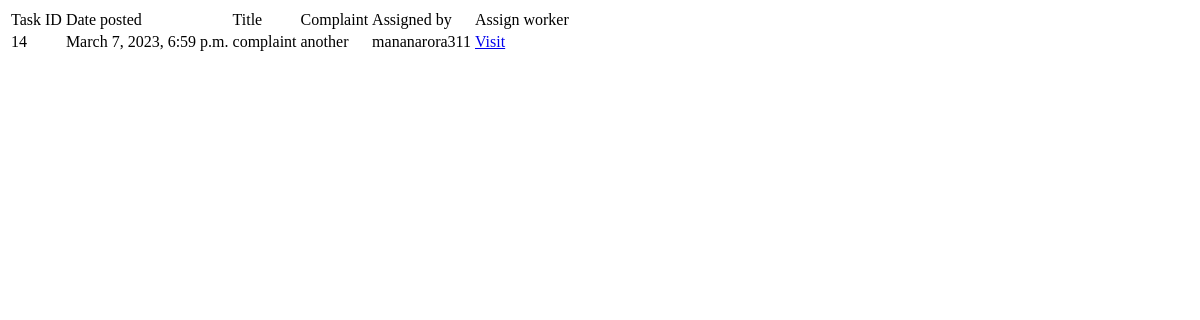
Page /adminpage (signed in) on the earlier database version.
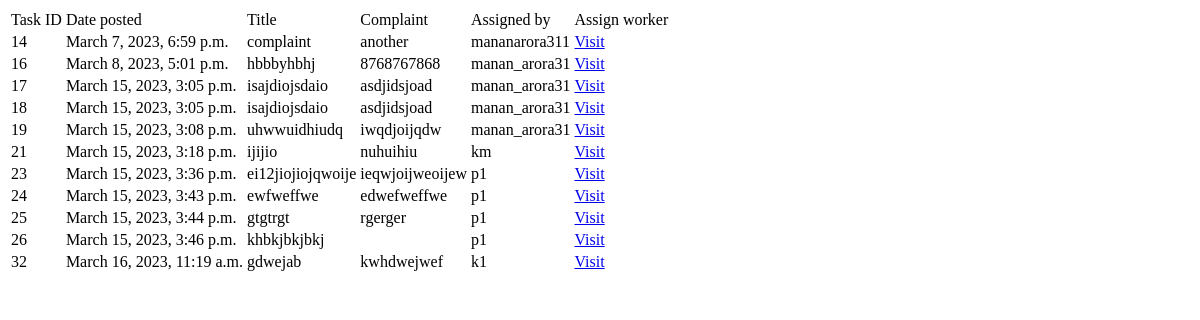
Same page on the later database version.
### home/models.py (models this page shows, shortened)
class TaskHistory(models.Model):
     title = models.CharField(max_length=100)
     complaint = models.TextField() #unrestricted text
     date_posted=models.DateTimeField(default=timezone.now)#(auto_now=True)#updated date post everytime post is updated
     assignedby = models.ForeignKey(UserProfile, on_delete=models.CASCADE)  #IF USER IS DELETED POSTS ARE DELETED
     assigned=models.ForeignKey(WorkerProfile,on_delete=models.CASCADE,null =True,default=None)
     profession=models.CharField(max_length=100)
     status=models.CharField(default = "PENDING", max_length = 50)
     Comments = models.TextField(blank=True,default = None)

### user/models.py (models this page shows, shortened)
class UserProfile(models.Model):
    user = models.OneToOneField(CustomUser,null =True, on_delete=models.SET_NULL)
    image=models.ImageField(default='default.jpg',upload_to='profile_pics')  #images will get saved in directory called profile_pics
    phone_no= models.CharField(default='0000',max_length=50)
    address = models.TextField(default = '0000')

class CustomUser(AbstractUser):
    email = models.EmailField(verbose_name="Email", null=True, unique=True, max_length=100)
    USERNAME_FIELD = "email" # make the user log in with the email
    REQUIRED_FIELDS = ["username"]
    objects = CustomUserManager()

### home/decorators.py (the view)
    def wrapper_func(request, *args, **kwargs):
        if request.user.is_staff or request.user.is_superuser:
            return view_func(request, *args, *kwargs)
        else:
            return redirect('history')

### home/views.py (called while the page is built)
@admin_only
def adminpage(request):
    tasks = TaskHistory.objects.filter(status = 'PENDING').order_by('date_posted')
    context = {
        'tasks' : tasks,
    }
    return render(request, "home/adminpage.html", context)

### home/templates/home/adminpage.html (shortened to what this page needs)
<!DOCTYPE html>
<html lang="en">
<head>
</head>
<body>
    <table>
        <tr>
            <td>Task ID</td>
            <td>Date posted</td>
            <td>Title</td>
            <td>Complaint</td>
            <td>Assigned by</td>
            <td>Assign worker</td>
        </tr>
        {% for t in tasks %}
        <tr>
        <td>{{ t.id }}</td>
        <td>{{ t.date_posted }}</td>
        <td>{{ t.title }}</td>
        <td>{{ t.complaint }}</td>
        <td>{{ t.assignedby.user.username }}</td>
        <td><a href="{% url 'taskpage' t.id %}">Visit</a></td>
        </tr>
        {% endfor %}
    </table>
</body>
</html>

Differences in the rows shown:
added TaskHistory: id "16", date_posted "March 8, 2023, 5:01 p.m.", title "hbbbyhbhj", complaint "8768767868", assignedby.user.username "manan_arora31"
added TaskHistory: id "17", date_posted "March 15, 2023, 3:05 p.m.", title "isajdiojsdaio", complaint "asdjidsjoad", assignedby.user.username "manan_arora31"
added TaskHistory: id "18", date_posted "March 15, 2023, 3:05 p.m.", title "isajdiojsdaio", complaint "asdjidsjoad", assignedby.user.username "manan_arora31"
added TaskHistory: id "19", date_posted "March 15, 2023, 3:08 p.m.", title "uhwwuidhiudq", complaint "iwqdjoijqdw", assignedby.user.username "manan_arora31"
added TaskHistory: id "21", date_posted "March 15, 2023, 3:18 p.m.", title "ijijio", complaint "nuhuihiu", assignedby.user.username "km"
added TaskHistory: id "23", date_posted "March 15, 2023, 3:36 p.m.", title "ei12jiojiojqwoije", complaint "ieqwjoijweoijew", assignedby.user.username "p1"
added TaskHistory: id "24", date_posted "March 15, 2023, 3:43 p.m.", title "ewfweffwe", complaint "edwefweffwe", assignedby.user.username "p1"
added TaskHistory: id "25", date_posted "March 15, 2023, 3:44 p.m.", title "gtgtrgt", complaint "rgerger", assignedby.user.username "p1"
added TaskHistory: id "26", date_posted "March 15, 2023, 3:46 p.m.", title "khbkjbkjbkj", assignedby.user.username "p1"
added TaskHistory: id "32", date_posted "March 16, 2023, 11:19 a.m.", title "gdwejab", complaint "kwhdwejwef", assignedby.user.username "k1"
